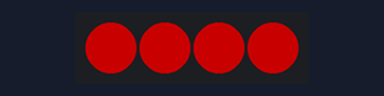
A program run on a simulated ESP32 board running MicroPython. On the bench: 4 RGB LEDs in strip order, left to right. Dim RGB values are drawn brighter than linear.

Above: at 0.2 s.
At 1.3 s:
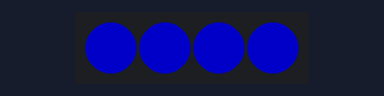
At 1.9 s:
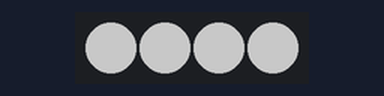
At 4.0 s:
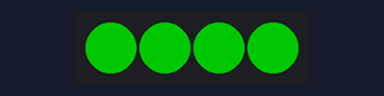
At 5.9 s:
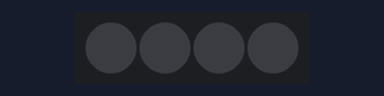
Timing chart, 0 to 7.5 s (numbered marks = the images above):
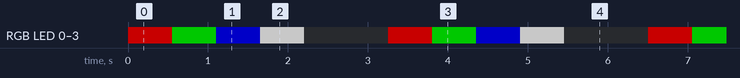

Measured:
- by itself, RGB LED 0–3: repeats every 3.3 s: RGB(0, 100, 0) 0.55 s, RGB(0, 0, 100) 0.55 s, RGB(100, 100, 100) 0.55 s, off 1.1 s, RGB(100, 0, 0) 0.55 s
- by itself, everything shown: repeats every 3.3 s, in 5 steps

The program:

rgb_demo.py
```python
"""
Project 6.1 — RGB SK6812 Demo
===============================
Cycles through red, green, blue, white, and off on all 4 RGB LEDs.

Pin: GPIO 26 = SK6812 NeoPixel (4 LEDs)
"""

from machine import Pin
import neopixel
import time

# Set up NeoPixel: 4 LEDs on GPIO 26
pin = Pin(26, Pin.OUT)
np = neopixel.NeoPixel(pin, 4)

# Brightness: 0-255 (100 is a nice level, not too bright)
brightness = 100

# Define colors as (R, G, B)
colors = [
    [brightness, 0, 0],                      # Red
    [0, brightness, 0],                      # Green
    [0, 0, brightness],                      # Blue
    [brightness, brightness, brightness],    # White
    [0, 0, 0]                                # Off
]

# Cycle through all colors forever
while True:
    for i in range(0, 5):
        # Set all 4 LEDs to the same color
        for j in range(0, 4):
            np[j] = colors[i]
        np.write()            # Send data to LEDs
        time.sleep_ms(50)     # Small delay between LEDs

        time.sleep_ms(500)    # Show each color for 0.5 seconds
    time.sleep_ms(500)
```
